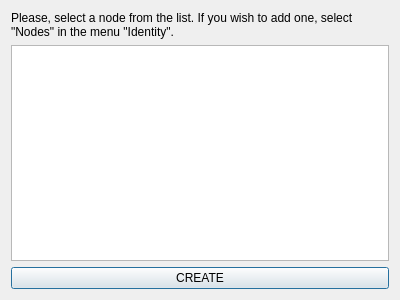
<?xml version="1.0" encoding="UTF-8"?>
<ui version="4.0">
 <class>Dialog</class>
 <widget class="QDialog" name="Dialog">
  <property name="geometry">
   <rect>
    <x>0</x>
    <y>0</y>
    <width>400</width>
    <height>300</height>
   </rect>
  </property>
  <property name="windowTitle">
   <string>New identity</string>
  </property>
  <property name="modal">
   <bool>true</bool>
  </property>
  <layout class="QVBoxLayout" name="verticalLayout">
   <item>
    <widget class="QLabel" name="label">
     <property name="text">
      <string>Please, select a node from the list. If you wish to add one, select &quot;Nodes&quot; in the menu &quot;Identity&quot;.</string>
     </property>
     <property name="wordWrap">
      <bool>true</bool>
     </property>
    </widget>
   </item>
   <item>
    <widget class="QListView" name="nodeslist"/>
   </item>
   <item>
    <widget class="QPushButton" name="create_btn">
     <property name="text">
      <string>CREATE</string>
     </property>
    </widget>
   </item>
  </layout>
 </widget>
 <resources/>
 <connections/>
</ui>
